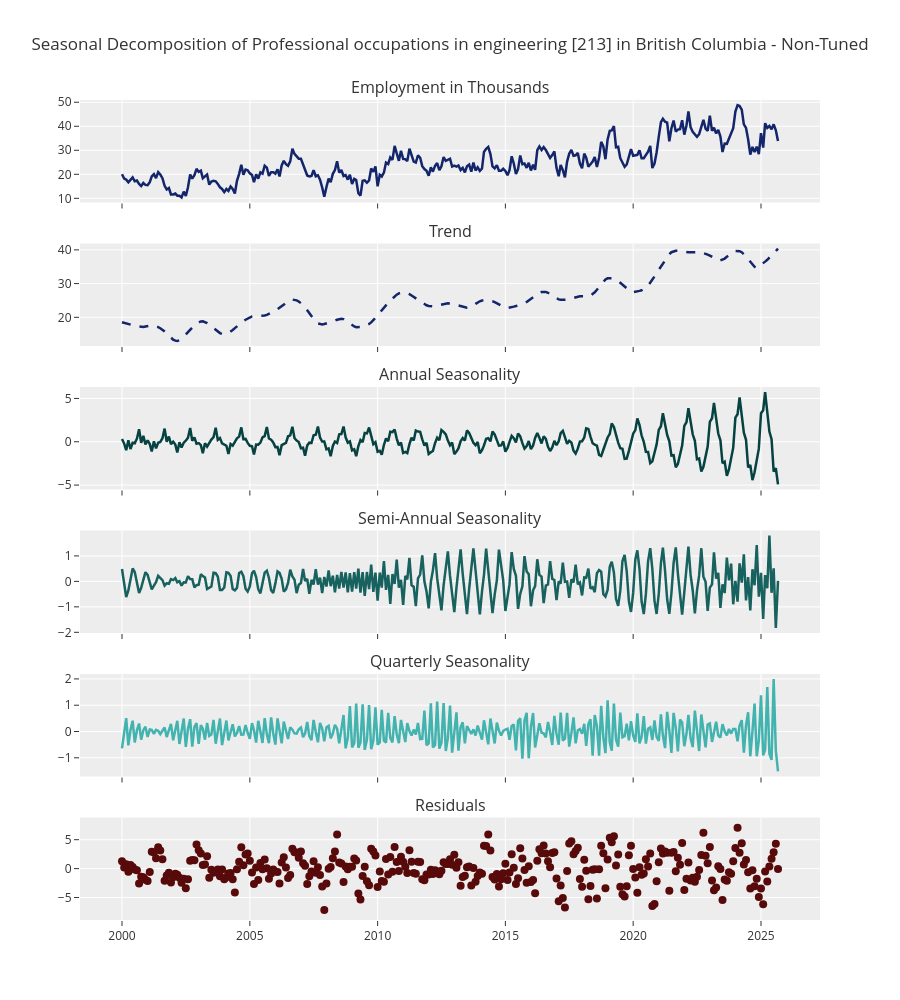

The notebook cell this image was saved under:
### Code cell
# creates a 6-panel stacked chart, all sharing the time axis on the x-axis
# each panel gets one component of the decomposition 

fig = make_subplots(
    rows=6,
    cols=1,
    shared_xaxes=True,
    vertical_spacing=0.05,
    subplot_titles=[
        "Employment in Thousands",
        "Trend",
        "Annual Seasonality",
        "Semi-Annual Seasonality",
        "Quarterly Seasonality",
        "Residuals"
        
    ]
)

# Observed: solid line; raw data - shown as-is
fig.add_trace(
    go.Scatter(
        x=df_decomp['ds'],
        y=df_decomp['observed'],
        mode="lines",
        name="Employment in Thousands",
        line=dict(color='#13256B', width=2.5)
    ),
    row=1,
    col=1
)

# Trend: dashed line; same color as observed but dashed to signal its a smoothed version
fig.add_trace(
    go.Scatter(
        x=df_decomp['ds'],
        y=df_decomp['trend'],
        mode="lines",
        name="Trend",
        line=dict(color='#13256B', width=2.5, dash='dash')
    ),
    row=2,
    col=1
)

# Seasonal_12: solid line ; annual cycle
fig.add_trace(
    go.Scatter(
        x=df_decomp['ds'],
        y=df_decomp['seasonal_12'],
        mode="lines",
        name="Annual Seasonality",
        line=dict(color='#064241', width=2.5)
    ),
    row=3,
    col=1
)

# Seasonal_6: semi annual
fig.add_trace(
    go.Scatter(
        x=df_decomp['ds'],
        y=df_decomp['seasonal_6'],
        mode="lines",
        name="Semi-Annual Seasonality",
        line=dict(color='#17615E', width=2.5)
    ),
    row=4,
    col=1
)

#Seasonal_3: quarterly cycle
fig.add_trace(
    go.Scatter(
        x=df_decomp['ds'],
        y=df_decomp['seasonal_3'],
        mode="lines",
        name="Quarterly Seasonality",
        line=dict(color="#42B3AF", width=2.5)
    ),
    row=5,
    col=1
)

# Residuals: dots; Residuals are shown as scatter dots — not a line — because they're random noise with no meaningful connection between points
fig.add_trace(
    go.Scatter(
        x=df_decomp['ds'],
        y=df_decomp['resid'],
        mode="markers",
        name="Residuals",
        marker=dict(color="#580A0A", size=8)
    ),
    row=6,
    col=1
)



fig.update_layout(
    height=1000,
    title="Seasonal Decomposition of Professional occupations in engineering [213] in British Columbia - Non-Tuned",
    showlegend=False
)
fig.update_layout(template='ggplot2')
fig.show()

### Figure 1 — Plotly figure (JSON) as saved in the notebook; plotly's stock layout.template omitted (floating-point values rounded to 4 significant figures; data arrays with more than 128 entries replaced by an {"elided": "..."} marker saying what was removed)
{"data": [{"line": {"color": "#13256B", "width": 2.5}, "mode": "lines", "name": "Employment in Thousands", "type": "scatter", "x": {"elided": "309 str values"}, "xaxis": "x", "y": {"elided": "309 float values"}, "yaxis": "y"}, {"line": {"color": "#13256B", "dash": "dash", "width": 2.5}, "mode": "lines", "name": "Trend", "type": "scatter", "x": {"elided": "309 str values"}, "xaxis": "x2", "y": {"elided": "309 float values"}, "yaxis": "y2"}, {"line": {"color": "#064241", "width": 2.5}, "mode": "lines", "name": "Annual Seasonality", "type": "scatter", "x": {"elided": "309 str values"}, "xaxis": "x3", "y": {"elided": "309 float values"}, "yaxis": "y3"}, {"line": {"color": "#17615E", "width": 2.5}, "mode": "lines", "name": "Semi-Annual Seasonality", "type": "scatter", "x": {"elided": "309 str values"}, "xaxis": "x4", "y": {"elided": "309 float values"}, "yaxis": "y4"}, {"line": {"color": "#42B3AF", "width": 2.5}, "mode": "lines", "name": "Quarterly Seasonality", "type": "scatter", "x": {"elided": "309 str values"}, "xaxis": "x5", "y": {"elided": "309 float values"}, "yaxis": "y5"}, {"marker": {"color": "#580A0A", "size": 8}, "mode": "markers", "name": "Residuals", "type": "scatter", "x": {"elided": "309 str values"}, "xaxis": "x6", "y": {"elided": "309 float values"}, "yaxis": "y6"}], "layout": {"annotations": [{"font": {"size": 16}, "showarrow": false, "text": "Employment in Thousands", "x": 0.5, "xanchor": "center", "xref": "paper", "y": 1, "yanchor": "bottom", "yref": "paper"}, {"font": {"size": 16}, "showarrow": false, "text": "Trend", "x": 0.5, "xanchor": "center", "xref": "paper", "y": 0.825, "yanchor": "bottom", "yref": "paper"}, {"font": {"size": 16}, "showarrow": false, "text": "Annual Seasonality", "x": 0.5, "xanchor": "center", "xref": "paper", "y": 0.65, "yanchor": "bottom", "yref": "paper"}, {"font": {"size": 16}, "showarrow": false, "text": "Semi-Annual Seasonality", "x": 0.5, "xanchor": "center", "xref": "paper", "y": 0.475, "yanchor": "bottom", "yref": "paper"}, {"font": {"size": 16}, "showarrow": false, "text": "Quarterly Seasonality", "x": 0.5, "xanchor": "center", "xref": "paper", "y": 0.3, "yanchor": "bottom", "yref": "paper"}, {"font": {"size": 16}, "showarrow": false, "text": "Residuals", "x": 0.5, "xanchor": "center", "xref": "paper", "y": 0.125, "yanchor": "bottom", "yref": "paper"}], "height": 1000, "showlegend": false, "title": {"text": "Seasonal Decomposition of Professional occupations in engineering [213] in British Columbia - Non-Tuned"}, "xaxis": {"anchor": "y", "domain": [0, 1], "matches": "x6", "showticklabels": false}, "xaxis2": {"anchor": "y2", "domain": [0, 1], "matches": "x6", "showticklabels": false}, "xaxis3": {"anchor": "y3", "domain": [0, 1], "matches": "x6", "showticklabels": false}, "xaxis4": {"anchor": "y4", "domain": [0, 1], "matches": "x6", "showticklabels": false}, "xaxis5": {"anchor": "y5", "domain": [0, 1], "matches": "x6", "showticklabels": false}, "xaxis6": {"anchor": "y6", "domain": [0, 1]}, "yaxis": {"anchor": "x", "domain": [0.875, 1]}, "yaxis2": {"anchor": "x2", "domain": [0.7, 0.825]}, "yaxis3": {"anchor": "x3", "domain": [0.525, 0.65]}, "yaxis4": {"anchor": "x4", "domain": [0.35, 0.475]}, "yaxis5": {"anchor": "x5", "domain": [0.175, 0.3]}, "yaxis6": {"anchor": "x6", "domain": [0, 0.125]}}}
